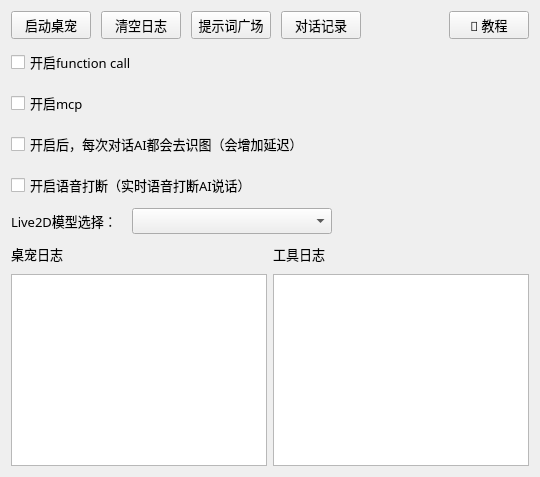
         <widget class="QWidget" name="page">
          <property name="font">
           <font>
            <family>微软雅黑</family>
            <pointsize>10</pointsize>
           </font>
          </property>
          <layout class="QVBoxLayout" name="verticalLayout_8">
           <property name="spacing">
            <number>10</number>
           </property>
           <item>
            <layout class="QHBoxLayout" name="horizontalLayout_2">
             <item>
              <widget class="QPushButton" name="pushButton_toggle_live2d">
               <property name="font">
                <font>
                 <family>微软雅黑</family>
                 <pointsize>10</pointsize>
                </font>
               </property>
               <property name="text">
                <string>启动桌宠</string>
               </property>
              </widget>
             </item>
             <item>
              <widget class="QPushButton" name="pushButton_clearLog">
               <property name="font">
                <font>
                 <family>微软雅黑</family>
                 <pointsize>10</pointsize>
                </font>
               </property>
               <property name="text">
                <string>清空日志</string>
               </property>
              </widget>
             </item>
             <item>
              <widget class="QPushButton" name="pushButton_prompt_market">
               <property name="font">
                <font>
                 <family>微软雅黑</family>
                 <pointsize>10</pointsize>
                </font>
               </property>
               <property name="text">
                <string>提示词广场</string>
               </property>
              </widget>
             </item>
             <item>
              <widget class="QPushButton" name="pushButton_chat_history">
               <property name="font">
                <font>
                 <family>微软雅黑</family>
                 <pointsize>10</pointsize>
                </font>
               </property>
               <property name="text">
                <string>对话记录</string>
               </property>
              </widget>
             </item>
             <item>
              <spacer name="horizontalSpacer_buttons">
               <property name="orientation">
                <enum>Qt::Horizontal</enum>
               </property>
               <property name="sizeHint" stdset="0">
                <size>
                 <width>40</width>
                 <height>20</height>
                </size>
               </property>
              </spacer>
             </item>
             <item>
              <widget class="QPushButton" name="pushButton_tutorial">
               <property name="minimumSize">
                <size>
                 <width>0</width>
                 <height>0</height>
                </size>
               </property>
               <property name="font">
                <font>
                 <family>微软雅黑</family>
                 <pointsize>10</pointsize>
                </font>
               </property>
               <property name="text">
                <string>📖 教程</string>
               </property>
              </widget>
             </item>
            </layout>
           </item>
           <item>
            <layout class="QVBoxLayout" name="verticalLayout_3">
             <property name="spacing">
              <number>15</number>
             </property>
             <item>
              <widget class="QCheckBox" name="checkBox_mcp">
               <property name="font">
                <font>
                 <family>微软雅黑</family>
                 <pointsize>10</pointsize>
                </font>
               </property>
               <property name="text">
                <string>开启function call</string>
               </property>
              </widget>
             </item>
             <item>
              <widget class="QCheckBox" name="checkBox_mcp_enable">
               <property name="font">
                <font>
                 <family>微软雅黑</family>
                 <pointsize>10</pointsize>
                </font>
               </property>
               <property name="text">
                <string>开启mcp</string>
               </property>
              </widget>
             </item>
             <item>
              <widget class="QCheckBox" name="checkBox_5">
               <property name="sizePolicy">
                <sizepolicy hsizetype="Preferred" vsizetype="Preferred">
                 <horstretch>0</horstretch>
                 <verstretch>0</verstretch>
                </sizepolicy>
               </property>
               <property name="font">
                <font>
                 <family>微软雅黑</family>
                 <pointsize>10</pointsize>
                </font>
               </property>
               <property name="text">
                <string>开启后，每次对话AI都会去识图（会增加延迟）</string>
               </property>
              </widget>
             </item>
             <item>
              <widget class="QCheckBox" name="checkBox_voice_barge_in">
               <property name="font">
                <font>
                 <family>微软雅黑</family>
                 <pointsize>10</pointsize>
                </font>
               </property>
               <property name="text">
                <string>开启语音打断（实时语音打断AI说话）</string>
               </property>
              </widget>
             </item>
            </layout>
           </item>
           <item>
            <layout class="QHBoxLayout" name="horizontalLayout_model_select">
             <property name="spacing">
              <number>15</number>
             </property>
             <item>
              <widget class="QLabel" name="label_model_select">
               <property name="font">
                <font>
                 <family>微软雅黑</family>
                 <pointsize>10</pointsize>
                </font>
               </property>
               <property name="text">
                <string>Live2D模型选择：</string>
               </property>
              </widget>
             </item>
             <item>
              <widget class="QComboBox" name="comboBox_live2d_models">
               <property name="minimumSize">
                <size>
                 <width>200</width>
                 <height>0</height>
                </size>
               </property>
               <property name="font">
                <font>
                 <family>微软雅黑</family>
                 <pointsize>10</pointsize>
                </font>
               </property>
              </widget>
             </item>
             <item>
              <spacer name="horizontalSpacer_model">
               <property name="orientation">
                <enum>Qt::Horizontal</enum>
               </property>
               <property name="sizeHint" stdset="0">
                <size>
                 <width>40</width>
                 <height>20</height>
                </size>
               </property>
              </spacer>
             </item>
            </layout>
           </item>
           <item>
            <layout class="QVBoxLayout" name="verticalLayout_7">
             <item>
              <layout class="QHBoxLayout" name="log_labels_layout">
               <property name="spacing">
                <number>6</number>
               </property>
               <item>
                <widget class="QLabel" name="label">
                 <property name="font">
                  <font>
                   <family>微软雅黑</family>
                   <pointsize>10</pointsize>
                  </font>
                 </property>
                 <property name="text">
                  <string>桌宠日志</string>
                 </property>
                </widget>
               </item>
               <item>
                <spacer name="horizontalSpacer_logs">
                 <property name="orientation">
                  <enum>Qt::Horizontal</enum>
                 </property>
                 <property name="sizeHint" stdset="0">
                  <size>
                   <width>40</width>
                   <height>20</height>
                  </size>
                 </property>
                </spacer>
               </item>
               <item>
                <widget class="QLabel" name="label_2">
                 <property name="font">
                  <font>
                   <family>微软雅黑</family>
                   <pointsize>10</pointsize>
                  </font>
                 </property>
                 <property name="text">
                  <string>工具日志</string>
                 </property>
                </widget>
               </item>
               <item>
                <spacer name="horizontalSpacer_logs2">
                 <property name="orientation">
                  <enum>Qt::Horizontal</enum>
                 </property>
                 <property name="sizeHint" stdset="0">
                  <size>
                   <width>40</width>
                   <height>20</height>
                  </size>
                 </property>
                </spacer>
               </item>
              </layout>
             </item>
             <item>
              <layout class="QHBoxLayout" name="logs_layout">
               <property name="spacing">
                <number>6</number>
               </property>
               <item>
                <widget class="QTextEdit" name="textEdit_2">
                 <property name="font">
                  <font>
                   <family>微软雅黑</family>
                   <pointsize>10</pointsize>
                  </font>
                 </property>
                 <property name="readOnly">
                  <bool>true</bool>
                 </property>
                </widget>
               </item>
               <item>
                <widget class="QTextEdit" name="textEdit">
                 <property name="font">
                  <font>
                   <family>微软雅黑</family>
                   <pointsize>10</pointsize>
                  </font>
                 </property>
                 <property name="readOnly">
                  <bool>true</bool>
                 </property>
                </widget>
               </item>
              </layout>
             </item>
            </layout>
           </item>
          </layout>
         </widget>
